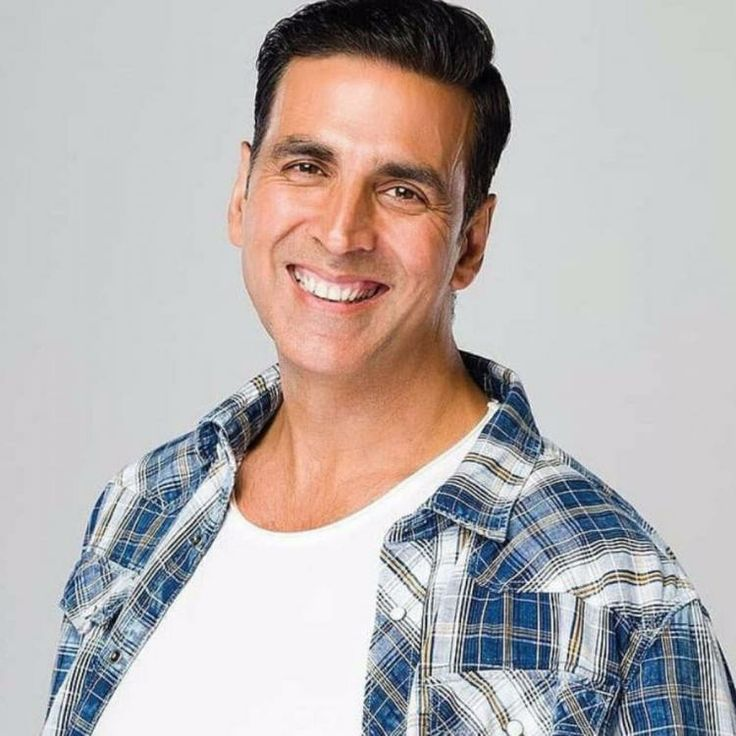
#> input picture dataset/Akshay Kumar/bhaiji1.jpg, 736 x 736 px
$ jupyter execute --allow-errors makeModel.ipynb   (shell and % lines are left out)
#> lines starting #> are read from the running program, lines starting #| are printed output that depends on the picture
[cell 1]
import numpy as np
import cv2
import os
import matplotlib
from matplotlib import pyplot as plt

[cell 2]
def identify(image_path):

    frame = cv2.imread(image_path)
    face_cascade = cv2.CascadeClassifier(cv2.data.haarcascades + 'haarcascade_frontalface_default.xml')
    eye_cascade = cv2.CascadeClassifier(cv2.data.haarcascades + 'haarcascade_eye.xml')
    gray = cv2.cvtColor(frame, cv2.COLOR_BGR2GRAY)
    faces = face_cascade.detectMultiScale(gray, scaleFactor=1.3, minNeighbors=5)

    for i, ( x, y, w, h) in enumerate(faces):
        roi_gray = gray[y:y+h, x:x+w]
        roi_color = frame[y:y+h, x:x+w]

        eyes = eye_cascade.detectMultiScale(roi_gray)

        if len(eyes) >= 2:
            return roi_color

[cell 3]
path_to_data="./dataset/"
path_to_cr_data="./dataset/cropped/"

[cell 4]
img_dirs = []
for entry in os.scandir(path_to_data):
    if entry.is_dir() and entry.path != './dataset/cropped':
        img_dirs.append(entry.path)
#> pass 2 of the loop `for entry in os.scandir(path_to_data):`:

[cell 5]
import shutil
if os.path.exists(path_to_cr_data):
    shutil.rmtree(path_to_cr_data)
os.mkdir(path_to_cr_data)

[cell 6]
cropped_image_dirs = []
celebrity_file_names_dict = {}

for img_dir in img_dirs:
    count = 1
    celebrity_name = img_dir.split('/')[-1]
    print(celebrity_name)

    celebrity_file_names_dict[celebrity_name] = []

    for entry in os.scandir(img_dir):
        roi_color = identify(entry.path)
#> in identify, frame is the input picture: shape (736, 736, 3); mean B, G, R 177.5, 178.5, 185.1
#> in identify, `gray = cv2.cvtColor(frame, cv2.COLOR_BGR2GRAY)`:
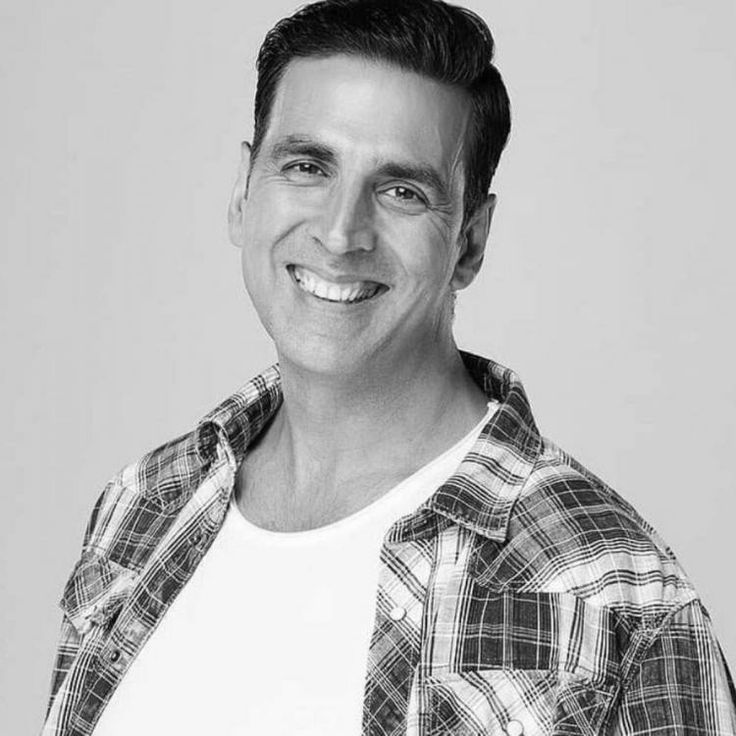
#> gray: shape (736, 736); min 0, max 255, mean 180.4
#> in identify, `faces = face_cascade.detectMultiScale(gray, scaleFactor=1.3, minNeighb..`: faces = [[215, 68, 274, 274]]
#> the loop in identify, `for i, ( x, y, w, h) in enumerate(faces):` made 1 pass
#> (x, y, w, h, eyes) on pass 1: (215, 68, 274, 274, [[58, 66, 66, 66], [55, 182, 49, 49], [149, 89, 72, 72]])
#> pass 1, in identify, `roi_gray = gray[y:y+h, x:x+w]`:
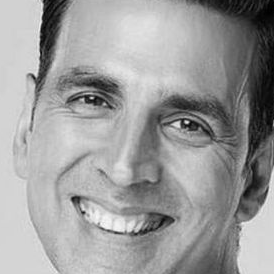
#> roi_gray: shape (274, 274); min 0, max 248, mean 155.8
#> pass 1, in identify, `roi_color = frame[y:y+h, x:x+w]`:
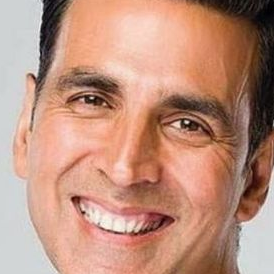
#> roi_color: shape (274, 274, 3); mean B, G, R 125.3, 144.4, 189.9
        if roi_color is not None:
            cropped_folder = path_to_cr_data + celebrity_name
            if not os.path.exists(cropped_folder):
                os.makedirs(cropped_folder)
                cropped_image_dirs.append(cropped_folder)
                print("Generating cropped images in folder: ",cropped_folder)

            cropped_file_name = celebrity_name + str(count) + ".png"
            cropped_file_path = cropped_folder + "/" + cropped_file_name

            cv2.imwrite(cropped_file_path,roi_color)
            celebrity_file_names_dict[celebrity_name].append(cropped_file_path)
            count += 1
#> pass 2 of the loop `for img_dir in img_dirs:`:
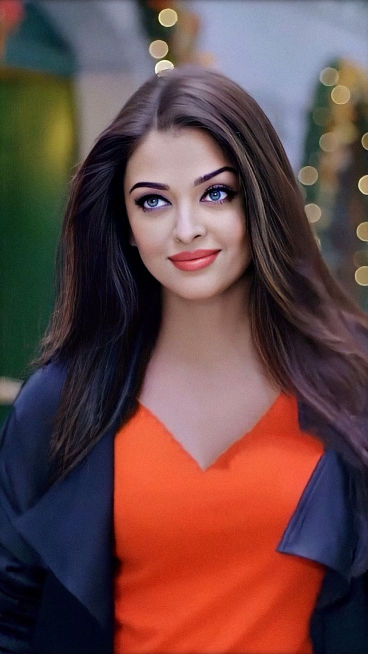
#> input picture dataset/Aishwarya Rai/bhaiji (10).jpeg, 736 x 1308 px (shown at 1/2 size)
#> in identify, frame is the input picture: shape (1308, 736, 3); mean B, G, R 70.4, 70.5, 102
#> in identify (call 2), `gray = cv2.cvtColor(frame, cv2.COLOR_BGR2GRAY)`:
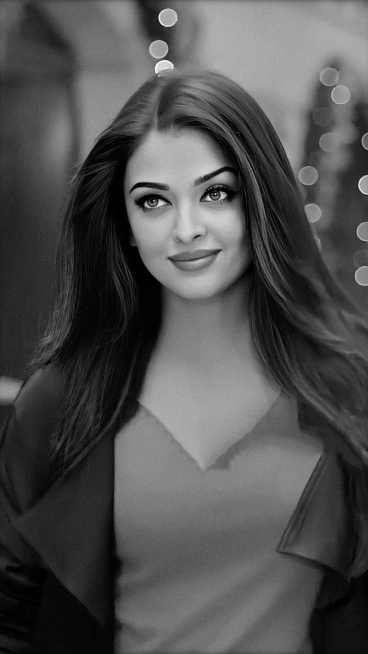
#> gray: shape (1308, 736) (shown at 1/2 size); min 0, max 255, mean 79.9
#> faces = [[217, 285, 302, 302]]
#> the loop in identify, `for i, ( x, y, w, h) in enumerate(faces):` made 1 pass
#> (x, y, w, h, eyes) on pass 1: (217, 285, 302, 302, [[49, 83, 70, 70], [172, 66, 76, 76]])
#> pass 1, in identify (call 2), `roi_color = frame[y:y+h, x:x+w]`:
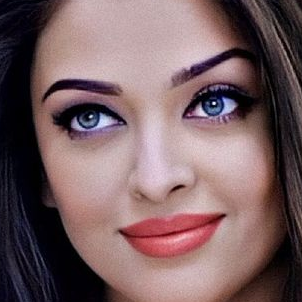
#> roi_color: shape (302, 302, 3); mean B, G, R 98, 95.6, 120.3

[cell 7]
import pywt

def w2d(img, mode='haar', level=1):
    imArray = img
    #Datatype conversions
    #convert to grayscale
    imArray = cv2.cvtColor( imArray,cv2.COLOR_RGB2GRAY )
    #convert to float
    imArray =  np.float32(imArray)
    imArray /= 255;
    # compute coefficients
    coeffs=pywt.wavedec2(imArray, mode, level=level)

    #Process Coefficients
    coeffs_H=list(coeffs)
    coeffs_H[0] *= 0;

    # reconstruction
    imArray_H=pywt.waverec2(coeffs_H, mode);
    imArray_H *= 255;
    imArray_H =  np.uint8(imArray_H)

    return imArray_H

[cell 8]
# Cleaning the files which are deleted
# manually but happens to be in the dictionary.

celebrity_file_names_dict = {}
for img_dir in cropped_image_dirs:
    celebrity_name = img_dir.split("/")[-1]
    file_list = []
    for entry in os.scandir(img_dir):
        file_list.append(entry.path)
    celebrity_file_names_dict[celebrity_name] = file_list

[cell 9]
class_dict = {}
count=0
for celebrity_name in celebrity_file_names_dict.keys():
    class_dict[celebrity_name] = count
    count += 1
class_dict
